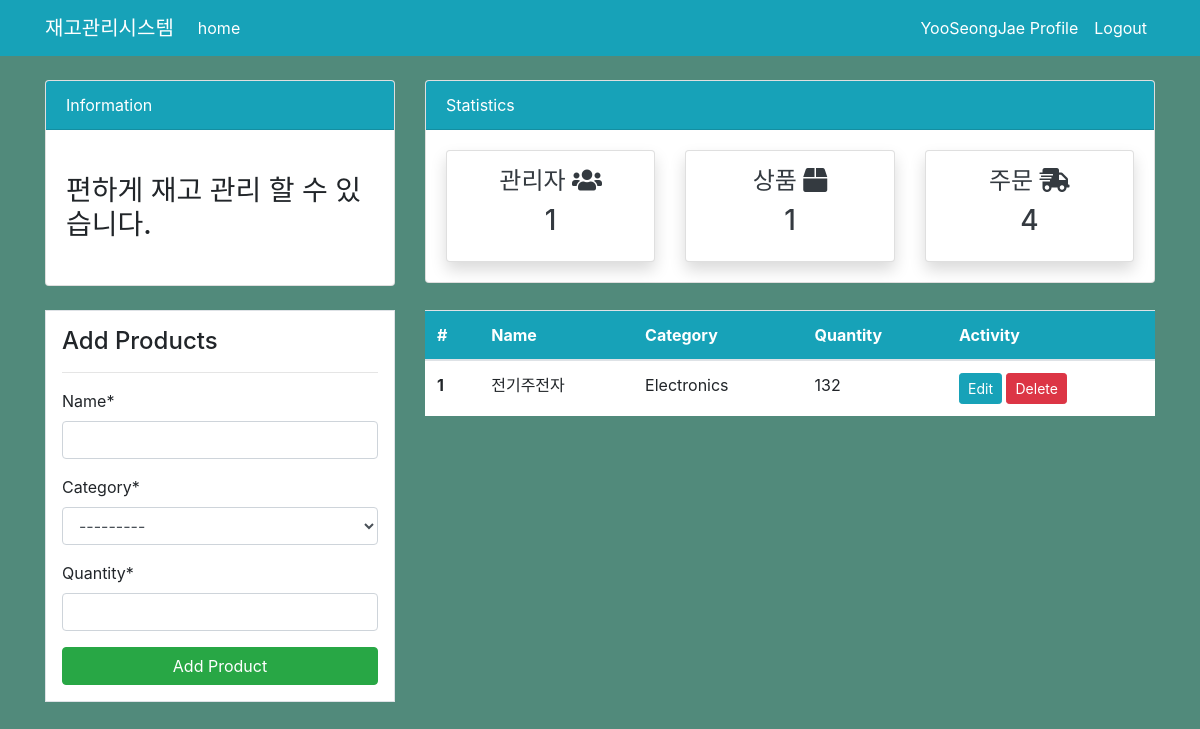
/product/ (signed in), run on an earlier commit of the app's database.
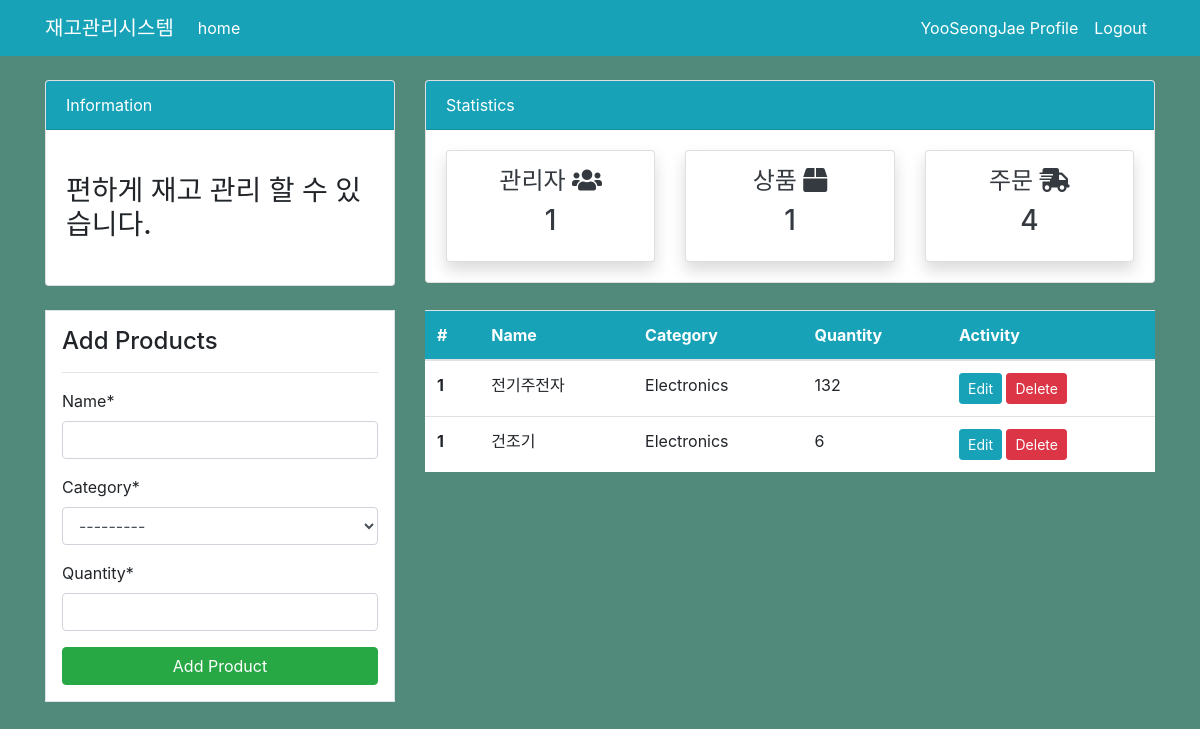
And on a later commit of the database.
### dashboard/models.py (models this page shows, shortened)
class Product(models.Model):
    name = models.CharField(max_length=100, null=True)
    category = models.CharField(max_length=20, choices=CATEGORY, null=True)
    quantity = models.PositiveIntegerField(null=True)
    class Meta:
        verbose_name_plural = 'Product'

### dashboard/views.py (the view)
# urls.py: path('product/',views.product, name='dashboard-product'),
@login_required
def product(request):
    items = Product.objects.all() # db 가져오기
    if request.method =='POST':
        form = ProductForm(request.POST)
        if form.is_valid():
            form.save()
            product_name = form.cleaned_data.get('name')
            messages.success(request,f'{product_name} has been added')
            return redirect('dashboard-product')
    else:
        form = ProductForm()
    context = {
        'items' : items,
        'form' : form,
    }
    return render(request, 'dashboard/product.html', context)

### dashboard/forms.py
class ProductForm(forms.ModelForm):
    class Meta:
        model = Product
        fields = ['name','category','quantity']

### templates/dashboard/product.html (shortened to what this page needs)
{% extends 'partials/base.html' %}
{% load crispy_forms_tags %}
{% block content %}
{% include 'partials/topnav.html' %}
  <div class="container">
    <div class="row my-4">
        <div class="col-md-4">
            <div class="border bg-white p-3">
                <h4>Add Products</h4>
                <hr>
                <form method="POST">
                {{ form|crispy }}
                <input class="btn btn-success btn-block" type="submit" value="Add Product">
                </form>
            </div>
        </div>
        <div class="col-md-8">
            <table class="table bg-white">
                <thead class="bg-info">
                    <tr class="text-white">
                        <th scope="col">#</th>
                        <th scope="col">Name</th>
                        <th scope="col">Category</th>
                        <th scope="col">Quantity</th>
                        <th scope="col">Activity</th>
                    </tr>
                </thead>
                <tbody>
                    {% for item in items %}
                    <tr>
                        <th scope="row">1</th>
                        <td>{{ item.name }}</td>
                        <td>{{ item.category}}</td>
                        <td>{{ item.quantity}}</td>
                        <td>
                            <a class="btn btn-info btn-sm" href="{% url 'dashboard-product-update' item.id %}">Edit</a>
                            <a class="btn btn-danger btn-sm" href="{% url 'dashboard-product-delete' item.id %}">Delete</a>
                        </td>
                    </tr>
                    {% endfor %}
                </tbody>
            </table>
        </div>
    </div>
</div>
{% endblock %}

What changed in the data, as far as the page shows it:
added Product: name "건조기", category "Electronics", quantity "6"
